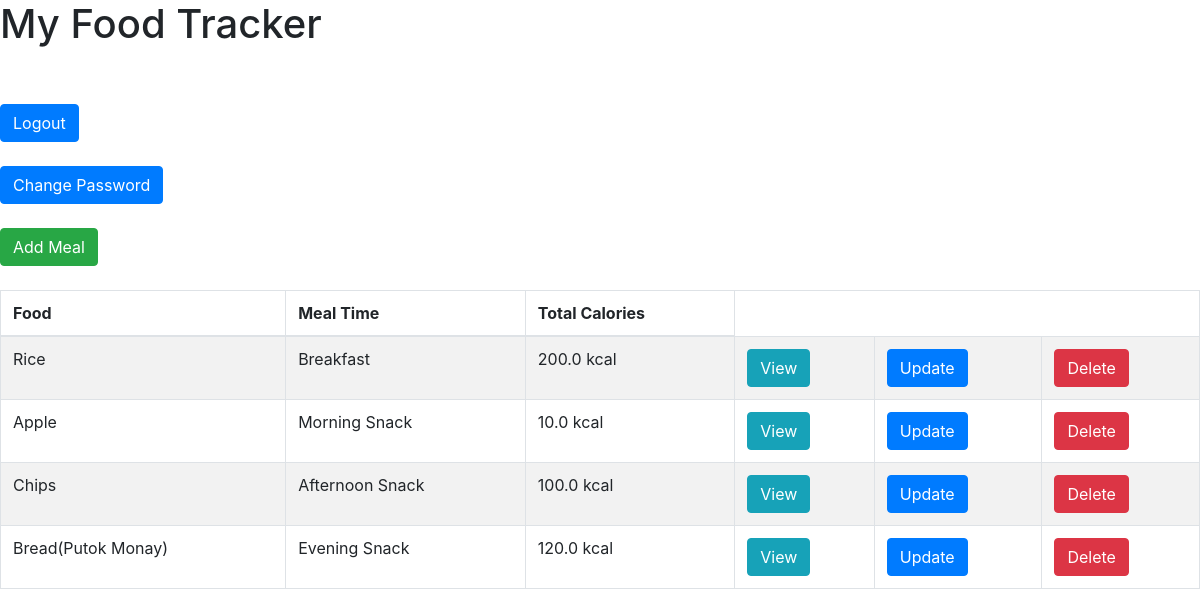
/index, run on the app's committed database.
### food/models.py (models this page shows, shortened)
class Meal(models.Model):
    BREAKFAST = 1
    MORNING_SNACK = 2
    LUNCH = 3
    AFTERNOON_SNACK = 4
    DINNER = 5
    EVENING_SNACK = 6
    MEAL_TIME_TYPES = (
        (BREAKFAST, "Breakfast"),
        (MORNING_SNACK, "Morning Snack"),
        (LUNCH, "Lunch"),
        (AFTERNOON_SNACK, "Afternoon Snack"),
        (DINNER, "Dinner"),
        (EVENING_SNACK, "Evening Snack")
     )
    food = models.ForeignKey(Food, verbose_name="Food",on_delete = models.CASCADE)
    serving_size = models.IntegerField(verbose_name="Serving Size")
    meal_time = models.IntegerField(verbose_name="Meal Time", choices=MEAL_TIME_TYPES)
    def get_total_calories(self):
        return self.serving_size * self.food.calories

class Food(models.Model):
    name = models.CharField(verbose_name="Food Name", max_length=200)
    calories = models.FloatField(verbose_name="Calories (kcal)")
    total_fat = models.FloatField(verbose_name="Total Fat (g)")
    saturated_fat = models.FloatField(verbose_name="Saturated Fat (g)")
    cholesterol = models.FloatField(verbose_name="Cholesterol (mg)")
    sodium = models.FloatField(verbose_name="Sodium (mg)")
    total_carbohydrate = models.FloatField(verbose_name="Total Carbohydrate (g)")
    dietary_fibre = models.FloatField(verbose_name="Dietary Fibre (g)")
    sugar = models.FloatField(verbose_name="Sugar (g)")
    protein = models.FloatField(verbose_name="Protein (g)")

### food/views.py (the view)
# urls.py: url(r'^index$', index, name='index'),
def index(request):
    template = 'list.html'
    meals = Meal.objects.all()
    context = {
         'meals': meals,
    }
    return render(request, template, context)

### templates/list.html (shortened to what this page needs)
<html>
	<head>
		<link rel="stylesheet" href="https://stackpath.bootstrapcdn.com/bootstrap/4.1.1/css/bootstrap.min.css">
	</head>
	<body>
		<h1>My Food Tracker</h1> <br /><br />
		<a href="{% url 'auth_logout' %}" class="btn btn-primary">Logout</a> <br /><br />
		<a href="{% url 'auth_password_change' %}" class="btn btn-primary">Change Password</a> <br /><br />
		<a href="{% url 'food:add-meal' %}" class="btn btn-success">Add Meal</a> <br /><br />
		<table class="table table-striped table-bordered">
			<thead>
				<tr>
					<th>Food</th>
					<th>Meal Time</th>
					<th>Total Calories</th>
				</tr>
			</thead>
			<tbody>
				{% for meal in meals %}
				<tr>
					<td>{{ meal.food.name }}</td>
					<td>{{ meal.get_meal_time_display }}</td>
					<td>{{ meal.get_total_calories }} kcal</td>
					<td>
						<a href="{% url 'food:view-meal' meal.id %}" class="btn btn-info">View</a>
					</td>
					<td>
						<a href="{% url 'food:update-meal' meal.id %}" class="btn btn-primary">Update</a>
					</td>
					<td>
						<a href="{% url 'food:delete-meal' meal.id %}" class="btn btn-danger">Delete</a>
					</td>
				</tr>
				{% empty %}
				<tr>
					<td colspan=6>No meals yet</td>
				</tr>
				{% endfor %}
			</tbody>
		</table>
	</body>
</html>

### data on the page
Meal: food.name "Rice", meal_time "Breakfast", get_total_calories "200.0"
Meal: food.name "Apple", meal_time "Morning Snack", get_total_calories "10.0"
Meal: food.name "Chips", meal_time "Afternoon Snack", get_total_calories "100.0"
Meal: food.name "Bread(Putok Monay)", meal_time "Evening Snack", get_total_calories "120.0"
